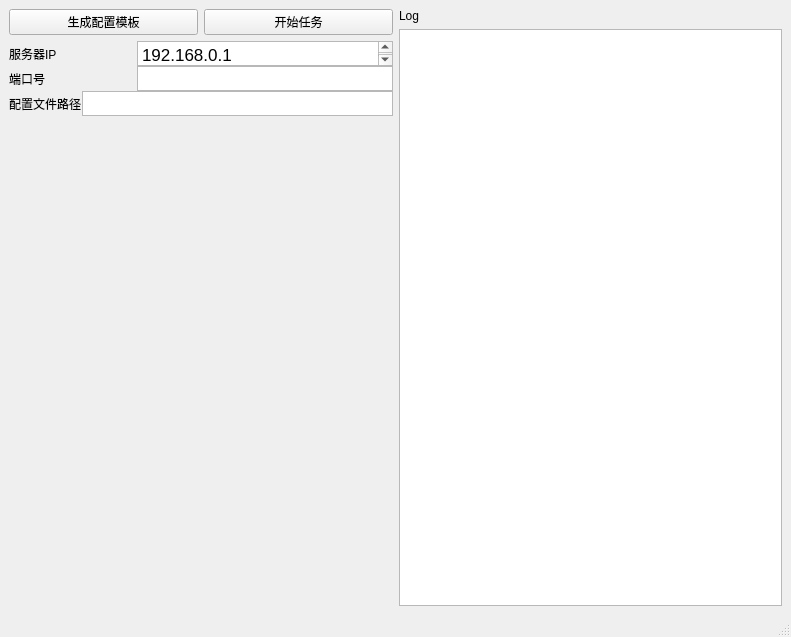
<?xml version="1.0" encoding="UTF-8"?>
<ui version="4.0">
 <class>MainWindow</class>
 <widget class="QMainWindow" name="MainWindow">
  <property name="geometry">
   <rect>
    <x>0</x>
    <y>0</y>
    <width>791</width>
    <height>637</height>
   </rect>
  </property>
  <property name="windowTitle">
   <string>Stable diffusion webui auto tool</string>
  </property>
  <widget class="QWidget" name="centralwidget">
   <property name="minimumSize">
    <size>
     <width>791</width>
     <height>0</height>
    </size>
   </property>
   <layout class="QHBoxLayout" name="horizontalLayout_5">
    <item>
     <layout class="QVBoxLayout" name="verticalLayout_3" stretch="1,1,40">
      <item>
       <layout class="QHBoxLayout" name="horizontalLayout_4">
        <item>
         <widget class="QPushButton" name="pushButton_2">
          <property name="text">
           <string>生成配置模板</string>
          </property>
         </widget>
        </item>
        <item>
         <widget class="QPushButton" name="pushButton">
          <property name="text">
           <string>开始任务</string>
          </property>
         </widget>
        </item>
       </layout>
      </item>
      <item>
       <layout class="QVBoxLayout" name="verticalLayout_2" stretch="0,0,0">
        <property name="spacing">
         <number>0</number>
        </property>
        <item>
         <layout class="QHBoxLayout" name="horizontalLayout">
          <item>
           <widget class="QLabel" name="label">
            <property name="text">
             <string>服务器IP</string>
            </property>
           </widget>
          </item>
          <item>
           <widget class="QTextEdit" name="textEdit">
            <property name="sizePolicy">
             <sizepolicy hsizetype="Preferred" vsizetype="Preferred">
              <horstretch>0</horstretch>
              <verstretch>0</verstretch>
             </sizepolicy>
            </property>
            <property name="maximumSize">
             <size>
              <width>16777215</width>
              <height>25</height>
             </size>
            </property>
            <property name="html">
             <string>&lt;!DOCTYPE HTML PUBLIC &quot;-//W3C//DTD HTML 4.0//EN&quot; &quot;http://www.w3.org/TR/REC-html40/strict.dtd&quot;&gt;
&lt;html&gt;&lt;head&gt;&lt;meta name=&quot;qrichtext&quot; content=&quot;1&quot; /&gt;&lt;style type=&quot;text/css&quot;&gt;
p, li { white-space: pre-wrap; }
&lt;/style&gt;&lt;/head&gt;&lt;body style=&quot; font-family:'.AppleSystemUIFont'; font-size:13pt; font-weight:400; font-style:normal;&quot;&gt;
&lt;p style=&quot; margin-top:0px; margin-bottom:0px; margin-left:0px; margin-right:0px; -qt-block-indent:0; text-indent:0px;&quot;&gt;192.168.0.1&lt;/p&gt;&lt;/body&gt;&lt;/html&gt;</string>
            </property>
           </widget>
          </item>
         </layout>
        </item>
        <item>
         <layout class="QHBoxLayout" name="horizontalLayout_3">
          <item>
           <widget class="QLabel" name="label_4">
            <property name="text">
             <string>端口号</string>
            </property>
           </widget>
          </item>
          <item>
           <widget class="QTextEdit" name="textEdit_3">
            <property name="sizePolicy">
             <sizepolicy hsizetype="Minimum" vsizetype="Expanding">
              <horstretch>0</horstretch>
              <verstretch>0</verstretch>
             </sizepolicy>
            </property>
            <property name="maximumSize">
             <size>
              <width>16777215</width>
              <height>25</height>
             </size>
            </property>
           </widget>
          </item>
         </layout>
        </item>
        <item>
         <layout class="QHBoxLayout" name="horizontalLayout_2">
          <item>
           <widget class="QLabel" name="label_3">
            <property name="text">
             <string>配置文件路径</string>
            </property>
           </widget>
          </item>
          <item>
           <widget class="QTextEdit" name="textEdit_2">
            <property name="maximumSize">
             <size>
              <width>16777215</width>
              <height>25</height>
             </size>
            </property>
           </widget>
          </item>
         </layout>
        </item>
       </layout>
      </item>
      <item>
       <spacer name="verticalSpacer">
        <property name="orientation">
         <enum>Qt::Vertical</enum>
        </property>
        <property name="sizeHint" stdset="0">
         <size>
          <width>20</width>
          <height>40</height>
         </size>
        </property>
       </spacer>
      </item>
     </layout>
    </item>
    <item>
     <layout class="QVBoxLayout" name="verticalLayout">
      <item>
       <widget class="QLabel" name="label_2">
        <property name="text">
         <string>Log</string>
        </property>
       </widget>
      </item>
      <item>
       <widget class="QPlainTextEdit" name="plainTextEdit"/>
      </item>
     </layout>
    </item>
   </layout>
  </widget>
  <widget class="QMenuBar" name="menubar">
   <property name="geometry">
    <rect>
     <x>0</x>
     <y>0</y>
     <width>791</width>
     <height>24</height>
    </rect>
   </property>
  </widget>
  <widget class="QStatusBar" name="statusbar"/>
 </widget>
 <resources/>
 <connections/>
</ui>
